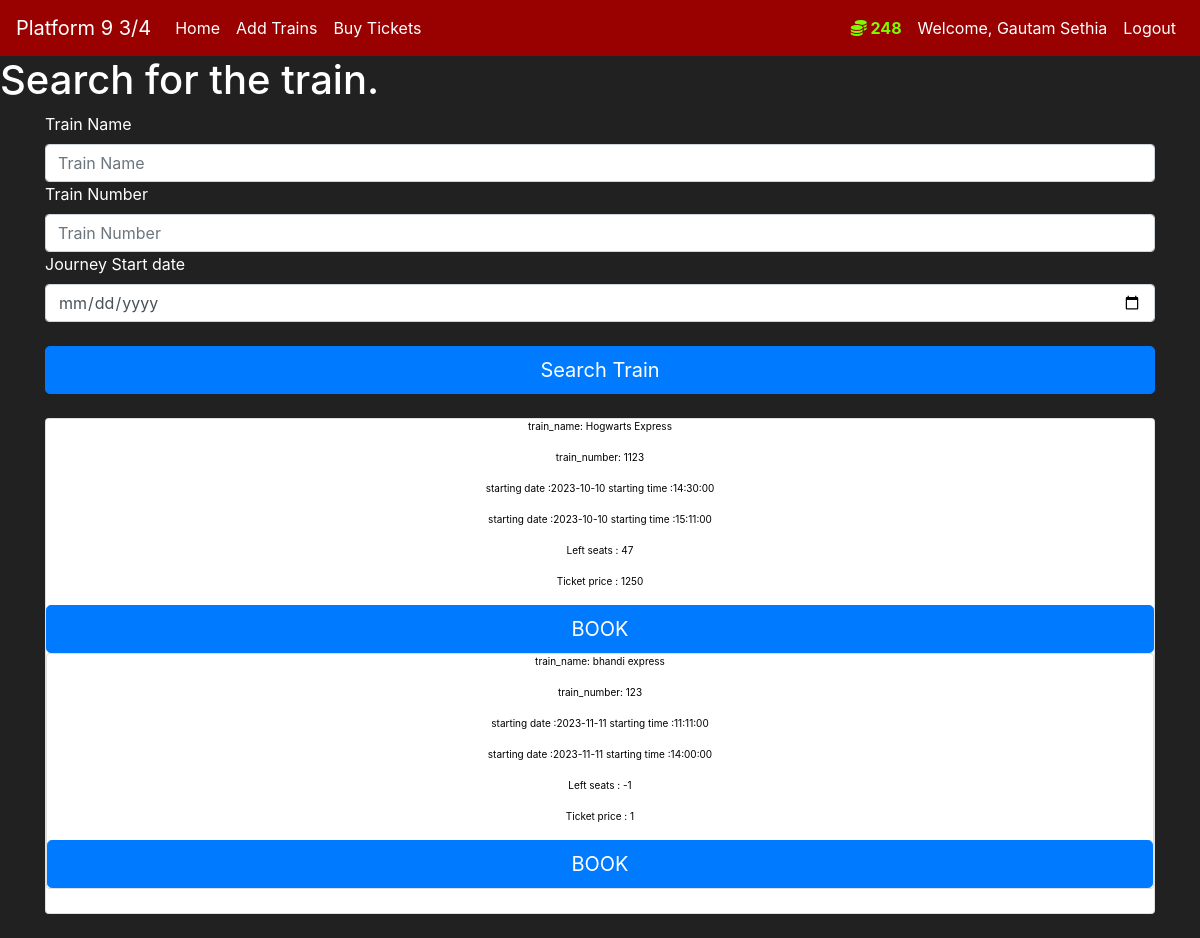
Screenshot of /search-tickets (signed in) with the database file from the repository.
### railway/models.py (models this page shows, shortened)
class User(db.Model,UserMixin):
    id = db.Column(db.Integer,primary_key =True)
    username = db.Column(db.String)
    hash_password = db.Column(db.String)
    email_address = db.Column(db.String)
    budget = db.Column(db.Integer,default = 1500)
    booked_tickets = db.relationship('Booked_ticket',backref='user',lazy=True)
    def get_password(self):
        return self.hash_password
    def set_password(self,password):
        self.hash_password = bcrypt.generate_password_hash(password)
        return self.hash_password
    password = property(get_password,set_password)

class Train(db.Model):
    id = db.Column(db.Integer,primary_key = True)
    train_name = db.Column(db.String)
    train_number = db.Column(db.Integer)
    starting_date = db.Column(db.Date,nullable =False)
    starting_time = db.Column(db.Time,nullable=False)
    ending_date = db.Column(db.Date,nullable=False)
    ending_time = db.Column(db.Time,nullable=False)
    left_seats = db.Column(db.Integer)
    number_of_compartments = db.Column(db.Integer)
    compartment_size = db.Column(db.Integer)
    ticket_price = db.Column(db.Integer,nullable= False)
    booked_seats = db.relationship('Booked_seat',backref = 'train',lazy=True)
    unbooked_seats = db.relationship('Unbooked_seat',backref = 'train',lazy=True)
    def search(t_name,t_no,date):
        search_trains = []
        trains = Train.query.all()
        for trn in trains:
            if t_name:
                if trn.train_name!=t_name:
                    continue
            if t_no:
                if trn.train_number!=int(t_no):
                    continue
            if date:
                if trn.starting_date.strftime('%Y-%m-%d')!=date:
                    continue
            search_trains.append(trn)
        return search_trains

### railway/routes.py (the view)
@app.route('/search-tickets',methods = ['GET','POST'])
def search_tickets_page():
    if request.method == "POST":
        return redirect('/book-tickets/' + request.form.get("train_id"))
    form = search_train()
    train_name = request.args.get('train_name')
    train_number = request.args.get('train_number')
    train_date = request.args.get('date')
    search_result = Train.search(train_name,train_number,train_date)
    return render_template('search_tickets.html',form=form,search_result = search_result)

### railway/forms.py (shortened to what this page needs)
class search_train(FlaskForm):
    train_number = IntegerField(label = 'Train Number',validators=[NumberRange(min=1,max=10000)])
    train_name = StringField(label = 'Train Name',validators=[])
    date = DateField(label='Journey Start date ',validators=[])
    submit = SubmitField(label ='Search Train')

### railway/models.py (called while the page is built)
@login_manager.user_loader
def load_user(user_id):
    return User.query.get(int(user_id))

### railway/templates/search_tickets.html (shortened to what this page needs)
{% extends 'base.html' %}
{% block content %}
    <h1> Search for the train. </h1>
    <div class = "container">
        <form action = '/search-tickets' method ="GET" class = "form-register" style ="color:white;">
            {{form.train_name.label()}}
            {{form.train_name(class = "form-control",placeholder = "Train Name")}}
            {{form.train_number.label()}}
            {{form.train_number(class = "form-control",placeholder = "Train Number")}}
            {{form.date.label()}}
            {{form.date(class = "form-control",placeholder = "Journey Start Date")}}
            <br>
            {{ form.submit(class="btn btn-lg btn-block btn-primary") }}
        </form>
    </div>
    <br>
    <div class ="container">
        {% for train in search_result %}
        <div class ="card mb-4 box-shadow text-center" style ="font-size: 10px; color: black;">
            <p>train_name: {{train.train_name}} </p>
            <p>train_number: {{train.train_number}} </p>
            <p>starting date :{{train.starting_date}} starting time :{{train.starting_time}}   </p>
            <p>starting date :{{train.ending_date}} starting time :{{train.ending_time}}   </p>
            <p>Left seats : {{train.left_seats}} </p>
            <p>Ticket price : {{train.ticket_price}}</p>
            <form method = "POST">
                <input type="submit" value="BOOK" class ="btn btn-lg btn-block btn-primary">
            </form>
        {% endfor %}
        </div>
    </div>
{% endblock %}

### railway/templates/base.html (shortened to what this page needs)
<!doctype html>
<html lang="en">
   <head>
      <link rel="stylesheet" href="https://cdn.jsdelivr.net/npm/bootstrap@4.5.3/dist/css/bootstrap.min.css">
   </head>
   <body>
    <nav class="navbar navbar-expand-md" style = "background-color: #990000;">
      <a class="navbar-brand" href="#" style = "color: white;">Platform 9 3/4</a>
      <div class="collapse navbar-collapse" id="navbarNav">
        <ul class="navbar-nav mr-auto">
            <li class="nav-item active">
                <a class="nav-link" href="{{ url_for('home_page') }}" style = "color:white;">Home <span class="sr-only">(current)</span></a>
            </li>
            <li class="nav-item active">
                <a class="nav-link" href="{{ url_for('add_train_page') }}" style = "color:white;">Add Trains <span class="sr-only">(current)</span></a>
            </li>
            <li class="nav-item active">
                <a class="nav-link" href="{{ url_for('search_tickets_page') }}" style = "color:white;">Buy Tickets <span class="sr-only">(current)</span></a>
            </li>
        </ul>
        {% if current_user.is_authenticated %}
        <ul class="navbar-nav">
          <li class="nav-item">
            <a class="nav-link" style="color: lawngreen; font-weight: bold">
                <i class="fas fa-coins"></i>
                {{ current_user.budget }}
            </a>
          </li>
          <li class="nav-item">
            <a class="nav-link" href="#" style="color: white;">Welcome,  {{ current_user.username}}</a>
          </li>
          <li class="nav-item">
            <a class="nav-link" href=" {{url_for('logout_page')}} " style = "color:white;">Logout</a>
          </li>
        </ul>
        {% endif %}
      </div>
    </nav>
    {% block content %}
    {% endblock %}
   </body>
</html>

### railway/templates/base.html (style rules this page uses)
body { background-color: #212121; color: white; }

### rows the page displays
User: budget "248", username "Gautam Sethia"
Train: train_name "Hogwarts Express", train_number "1123", starting_date "2023-10-10", starting_time "14:30:00", ending_date "2023-10-10", ending_time "15:11:00", left_seats "47", ticket_price "1250"
Train: train_name "bhandi express", train_number "123", starting_date "2023-11-11", starting_time "11:11:00", ending_date "2023-11-11", ending_time "14:00:00", left_seats "-1", ticket_price "1"
